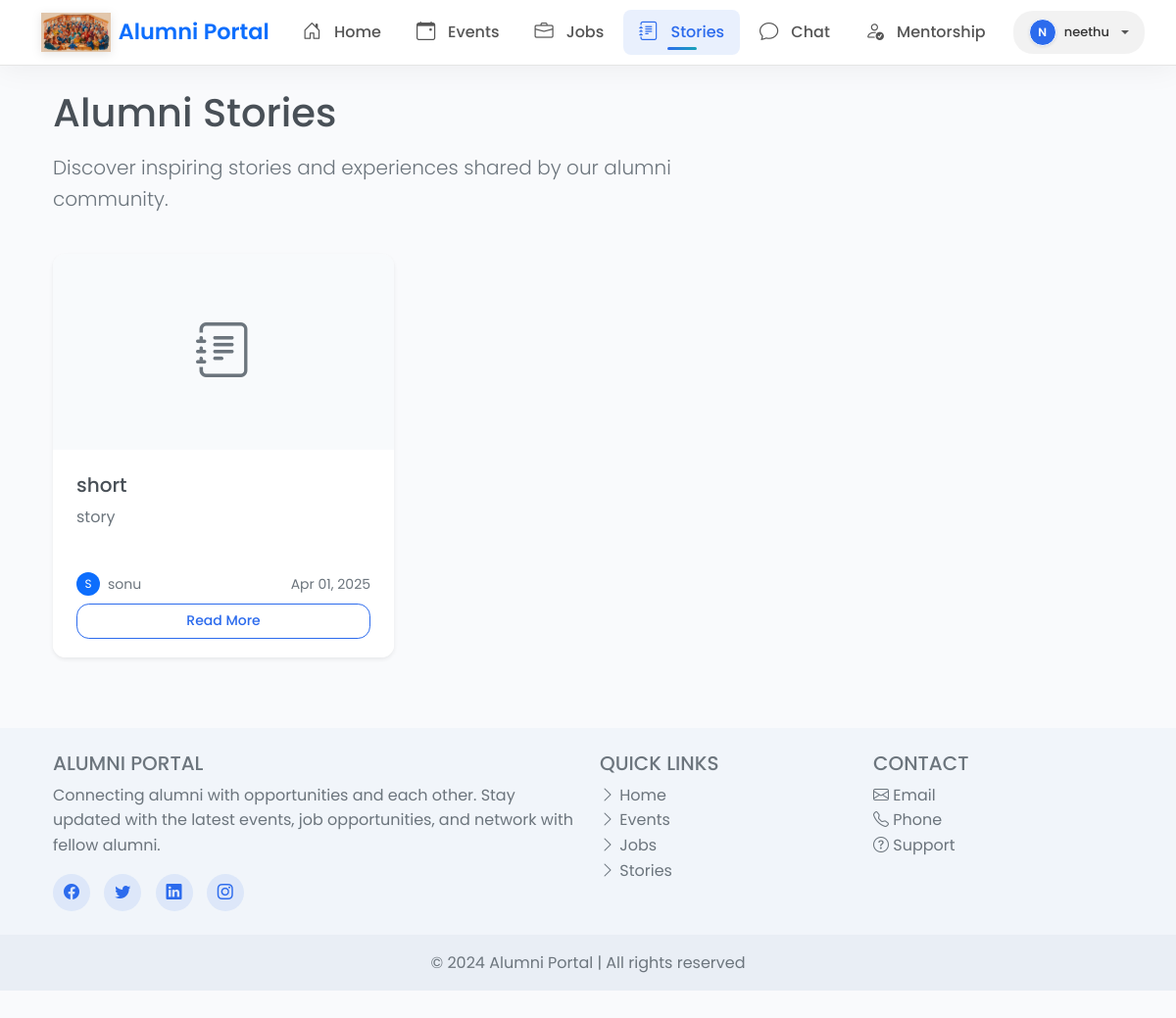
The app's page /stories/ (signed in) with its own data.
### models/user.py (models this page shows, shortened)
class User(UserMixin, db.Model):
    id = db.Column(db.Integer, primary_key=True)
    email = db.Column(db.String(120), unique=True, nullable=False)
    password = db.Column(db.String(200), nullable=False)
    name = db.Column(db.String(100), nullable=False)
    graduation_year = db.Column(db.Integer)
    degree = db.Column(db.String(100))
    major = db.Column(db.String(100))
    role = db.Column(db.String(20), default='student')  # student, alumni, mentor, admin
    profile_pic = db.Column(db.String(200))
    created_at = db.Column(db.DateTime, default=datetime.utcnow)

### models/story.py (models this page shows, shortened)
class Story(db.Model):
    id = db.Column(db.Integer, primary_key=True)
    title = db.Column(db.String(200), nullable=False)
    content = db.Column(db.Text, nullable=False)
    summary = db.Column(db.String(500), nullable=False)
    image = db.Column(db.String(200))  # Path to story cover image
    created_at = db.Column(db.DateTime, default=datetime.utcnow)
    updated_at = db.Column(db.DateTime, default=datetime.utcnow, onupdate=datetime.utcnow)
    author_id = db.Column(db.Integer, db.ForeignKey('user.id'), nullable=False)
    status = db.Column(db.String(20), default='published')  # published, draft, archived
    views = db.Column(db.Integer, default=0)
    author = db.relationship('User', backref=db.backref('stories', lazy='dynamic'))

### routes/stories.py (the view)
@stories.route('/')
@login_required
def index():
    page = request.args.get('page', 1, type=int)
    stories = Story.query.filter_by(status='published').order_by(Story.created_at.desc()).paginate(page=page, per_page=10)
    return render_template('stories/index.html', stories=stories)

### templates/stories/index.html (shortened to what this page needs)
{% extends 'base.html' %}
{% block content %}
<div class="container">
    <div class="row mb-4">
        <div class="col-md-8">
            <h1 class="mb-3">Alumni Stories</h1>
            <p class="lead text-muted">Discover inspiring stories and experiences shared by our alumni community.</p>
        </div>
    </div>
    {% if stories.items %}
    <div class="row">
        {% for story in stories.items %}
        <div class="col-md-4 mb-4">
            <div class="card h-100 shadow-sm">
                {% if story.image %}
                <img src="{{ url_for('static', filename='images/stories/' + story.image) }}" class="card-img-top" alt="{{ story.title }}" style="height: 200px; object-fit: cover;">
                {% else %}
                <div class="card-img-top bg-light d-flex align-items-center justify-content-center" style="height: 200px;">
                    <i class="bi bi-journal-text display-4 text-muted"></i>
                </div>
                {% endif %}
                <div class="card-body">
                    <h5 class="card-title">{{ story.title }}</h5>
                    <p class="card-text text-muted">{{ story.summary|truncate(150) }}</p>
                </div>
                <div class="card-footer bg-white border-top-0">
                    <div class="d-flex align-items-center justify-content-between">
                        <div class="d-flex align-items-center">
                            {% if story.author.profile_pic %}
                            <img src="{{ url_for('static', filename='images/profiles/' + story.author.profile_pic) }}" alt="{{ story.author.name }}" class="rounded-circle me-2" style="width: 24px; height: 24px; object-fit: cover;">
                            {% else %}
                            <div class="rounded-circle bg-primary text-white me-2 d-flex align-items-center justify-content-center" style="width: 24px; height: 24px; font-size: 12px;">
                                {{ story.author.name[0].upper() }}
                            </div>
                            {% endif %}
                            <small class="text-muted">{{ story.author.name }}</small>
                        </div>
                        <small class="text-muted">{{ story.created_at.strftime('%b %d, %Y') }}</small>
                    </div>
                    <div class="mt-2">
                        <a href="{{ url_for('stories.view_story', story_id=story.id) }}" class="btn btn-outline-primary btn-sm w-100">Read More</a>
                    </div>
                </div>
            </div>
        </div>
        {% endfor %}
    </div>
    {% endif %}
</div>
{% endblock %}

### templates/base.html (shortened to what this page needs)
<!DOCTYPE html>
<html lang="en">
<head>
    <link href="https://cdn.jsdelivr.net/npm/bootstrap@5.2.3/dist/css/bootstrap.min.css" rel="stylesheet">
    <link rel="stylesheet" href="https://cdn.jsdelivr.net/npm/bootstrap-icons@1.10.0/font/bootstrap-icons.css">
    <link href="https://unpkg.com/aos@2.3.1/dist/aos.css" rel="stylesheet">
    <link rel="stylesheet" href="{{ url_for('static', filename='css/style.css') }}">
</head>
<body>
    {% macro profile_image(user, size='small') %}
        {% if user.profile_pic %}
            <img src="{{ url_for('static', filename=user.profile_pic) }}" alt="{{ user.name }}" class="rounded-circle {% if size == 'large' %}profile-image-large{% endif %}">
        {% else %}
            <div class="profile-image-container {% if size == 'large' %}profile-image-large{% endif %}">
                {{ user.name[0].upper() }}
            </div>
        {% endif %}
    {% endmacro %}
    <nav class="navbar navbar-expand-lg sticky-top nav-glass">
        <div class="container">
            <a class="navbar-brand d-flex align-items-center" href="{{ url_for('index') }}">
                <img src="{{ url_for('static', filename='images/logo.png') }}" alt="Alumni Portal" height="40" class="me-2">
                <span class="text-primary fw-semibold">Alumni Portal</span>
            </a>
            <div class="collapse navbar-collapse justify-content-between" id="navbarNav">
                <ul class="navbar-nav">
                    <li class="nav-item">
                        <a class="nav-link {% if request.endpoint == 'index' %}active{% endif %}" href="{{ url_for('index') }}">
                            <i class="bi bi-house-door"></i>
                            <span>Home</span>
                        </a>
                    </li>
                    {% if current_user.is_authenticated %}
                        <li class="nav-item">
                            <a class="nav-link {% if request.endpoint.startswith('events') %}active{% endif %}" href="{{ url_for('events.index') }}">
                                <i class="bi bi-calendar-event"></i>
                                <span>Events</span>
                            </a>
                        </li>
                        <li class="nav-item">
                            <a class="nav-link {% if request.endpoint.startswith('jobs') %}active{% endif %}" href="{{ url_for('jobs.index') }}">
                                <i class="bi bi-briefcase"></i>
                                <span>Jobs</span>
                            </a>
                        </li>
                        <li class="nav-item">
                            <a class="nav-link {% if request.endpoint.startswith('stories') %}active{% endif %}" href="{{ url_for('stories.index') }}">
                                <i class="bi bi-journal-text"></i>
                                <span>Stories</span>
                            </a>
                        </li>
                        <li class="nav-item">
                            <a class="nav-link {% if request.endpoint.startswith('chat') %}active{% endif %}" href="{{ url_for('chat.index') }}">
                                <i class="bi bi-chat"></i>
                                <span>Chat</span>
                            </a>
                        </li>
                        {% if session.get('role') == 'user' %}
                            <li class="nav-item">
                                <a class="nav-link {% if request.endpoint.startswith('mentorship') %}active{% endif %}" href="{{ url_for('mentorship.index') }}">
                                    <i class="bi bi-person-check"></i>
                                    <span>Mentorship</span>
                                </a>
                            </li>
                        {% endif %}
                    {% endif %}
                </ul>
                <ul class="navbar-nav">
                    {% if current_user.is_authenticated %}
                    <li class="nav-item dropdown">
                        <a class="nav-link dropdown-toggle" href="#" id="navbarDropdown" role="button" data-bs-toggle="dropdown" aria-expanded="false">
                            {{ profile_image(current_user) }}
                            <span class="ms-2">{{ current_user.name }}</span>
                        </a>
                    </li>
                    {% endif %}
                </ul>
            </div>
        </div>
    </nav>
    <div class="container mt-4 main-content">
        {% block content %}{% endblock %}
    </div>
    <footer class="footer-section mt-5">
        <div class="container p-4">
            <div class="row">
                <div class="col-lg-6 col-md-12 mb-4 mb-md-0" data-aos="fade-right">
                    <h5 class="text-uppercase">Alumni Portal</h5>
                    <p>
                        Connecting alumni with opportunities and each other. Stay updated with the latest events, job opportunities, and network with fellow alumni.
                    </p>
                    <div class="social-links mt-3">
                        <a href="#" class="social-icon"><i class="bi bi-facebook"></i></a>
                        <a href="#" class="social-icon"><i class="bi bi-twitter"></i></a>
                        <a href="#" class="social-icon"><i class="bi bi-linkedin"></i></a>
                        <a href="#" class="social-icon"><i class="bi bi-instagram"></i></a>
                    </div>
                </div>
                <div class="col-lg-3 col-md-6 mb-4 mb-md-0" data-aos="fade-up">
                    <h5 class="text-uppercase">Quick Links</h5>
                    <ul class="list-unstyled mb-0">
                        <li><a href="{{ url_for('index') }}" class="footer-link"><i class="bi bi-chevron-right"></i> Home</a></li>
                        <li><a href="{{ url_for('events.index') }}" class="footer-link"><i class="bi bi-chevron-right"></i> Events</a></li>
                        <li><a href="{{ url_for('jobs.index') }}" class="footer-link"><i class="bi bi-chevron-right"></i> Jobs</a></li>
                        <li><a href="{{ url_for('stories.index') }}" class="footer-link"><i class="bi bi-chevron-right"></i> Stories</a></li>
                    </ul>
                </div>
                <div class="col-lg-3 col-md-6 mb-4 mb-md-0" data-aos="fade-up">
                    <h5 class="text-uppercase">Contact</h5>
                    <ul class="list-unstyled mb-0">
                        <li><a href="mailto:info@alumniportal.com" class="footer-link"><i class="bi bi-envelope"></i> Email</a></li>
                        <li><a href="tel:+1234567890" class="footer-link"><i class="bi bi-telephone"></i> Phone</a></li>
                        <li><a href="#" class="footer-link"><i class="bi bi-question-circle"></i> Support</a></li>
                    </ul>
                </div>
            </div>
        </div>
        <div class="text-center p-3 copyright">
            © 2024 Alumni Portal | All rights reserved
        </div>
    </footer>
</body>
</html>

### static/css/style.css (style rules this page uses)
:root { --primary-color: #2c6bed; --primary-rgb: 44, 107, 237; --primary-dark: #1756dd; --secondary-color: #6c757d; --accent-color: #17a2b8; --success-color: #28a745; --warning-color: #ffc107; --danger-color: #dc3545; --light-color: #f8f9fa; --dark-color: #343a40; --border-radius: 0.8rem; --box-shadow: 0 0.5rem 1rem rgba(0, 0, 0, 0.08); --transition: all 0.3s ease; --primary-gradient: linear-gradient(135deg, var(--primary-color) 0%, #4776e6 100%); --accent-gradient: linear-gradient(135deg, var(--accent-color) 0%, #4CA1AF 100%); --dark-gradient: linear-gradient(135deg, #2C3E50 0%, #4C5B7D 100%); --card-shadow: 0 10px 30px rgba(0, 0, 0, 0.08); --hover-shadow: 0 15px 35px rgba(0, 0, 0, 0.1); }
body { font-family: 'Poppins', sans-serif; color: #495057; background-color: #f9fafc; line-height: 1.6; }
.nav-glass { background-color: rgba(255, 255, 255, 0.9); backdrop-filter: blur(10px); -webkit-backdrop-filter: blur(10px); box-shadow: 0 4px 30px rgba(0, 0, 0, 0.05); border-bottom: 1px solid rgba(255, 255, 255, 0.1); padding: 15px 0; transition: all 0.3s ease; }
.navbar-brand img { filter: drop-shadow(0 2px 5px rgba(0, 0, 0, 0.1)); transition: transform 0.3s ease; }
.navbar .nav-link { color: var(--dark-color); font-weight: 500; padding: 8px 16px; margin: 0 2px; border-radius: 8px; transition: all 0.3s ease; display: flex; align-items: center; gap: 8px; }
.navbar .nav-link.active { background-color: rgba(var(--primary-rgb), 0.1); color: var(--primary-color); position: relative; }
.navbar .nav-link.active::after { content: ""; position: absolute; bottom: 5px; left: 50%; transform: translateX(-50%); width: 30px; height: 3px; background: linear-gradient(90deg, var(--primary-color), var(--accent-color)); border-radius: 5px; animation: pulse-width 2s ease-in-out infinite; }
.navbar .nav-link i { font-size: 1.2rem; }
.card { border: none; border-radius: var(--border-radius); box-shadow: var(--box-shadow); transition: var(--transition); overflow: hidden; }
.card-body { padding: 1.5rem; }
.card-footer { background-color: white; border-top: 1px solid rgba(0, 0, 0, 0.05); padding: 1.2rem 1.5rem; }
.btn { font-weight: 500; padding: 0.6rem 1.5rem; border-radius: var(--border-radius); transition: var(--transition); }
.btn-outline-primary { color: var(--primary-color); border-color: var(--primary-color); }
.btn-sm { padding: 0.4rem 1rem; }
.footer-section { background-color: #f1f5fa; color: #6c757d; }
.footer-link { text-decoration: none; color: #6c757d; transition: var(--transition); }
.social-icon { display: inline-flex; justify-content: center; align-items: center; width: 38px; height: 38px; border-radius: 50%; background-color: rgba(44, 107, 237, 0.1); color: var(--primary-color); margin-right: 10px; transition: var(--transition); }
.copyright { background-color: #e9eef5; }
.btn { overflow: hidden; position: relative; z-index: 1; }
.btn::after { content: ""; position: absolute; top: 0; left: -100%; width: 100%; height: 100%; background: rgba(255, 255, 255, 0.2); transition: all 0.4s ease; z-index: -1; }
.card { transition: all 0.3s cubic-bezier(0.165, 0.84, 0.44, 1); }
.bg-light { background-color: #f8fafc !important; }

### templates/base.html (style rules this page uses)
.nav-glass { background: rgba(255, 255, 255, 0.95); backdrop-filter: blur(10px); border-bottom: 1px solid rgba(0, 0, 0, 0.1); padding: 0.5rem 0; }
.navbar-brand { font-size: 1.4rem; }
.navbar-brand img { height: 40px !important; width: auto; }
.profile-image-container { position: relative; width: 32px; height: 32px; border-radius: 50%; overflow: hidden; background-color: var(--primary-color); display: flex; align-items: center; justify-content: center; color: white; font-weight: 600; font-size: 14px; border: 1px solid #fff; box-shadow: 0 1px 3px rgba(0, 0, 0, 0.1); }
.navbar .nav-link.dropdown-toggle { display: flex; align-items: center; padding: 0.4rem 0.8rem; gap: 8px; background: rgba(0, 0, 0, 0.05); border-radius: 20px; margin-left: 10px; transition: all 0.3s ease; }
.navbar .profile-image-container { width: 28px !important; height: 28px !important; font-size: 12px; flex-shrink: 0; }
.navbar .dropdown-toggle .ms-2 { max-width: 120px; overflow: hidden; text-overflow: ellipsis; white-space: nowrap; margin-left: 0 !important; font-size: 13px; font-weight: 500; color: #333; }
.navbar .nav-item .nav-link { padding: 0.5rem 1rem; color: #555; font-weight: 500; transition: all 0.3s ease; }
.navbar .nav-item .nav-link.active { color: var(--primary-color); }
.navbar .nav-item .nav-link i { margin-right: 5px; }

### records on screen
User: name "N", name "neethu"
Story: title "short", summary "story", author "S", author.name "sonu", created_at "Apr 01, 2025"
